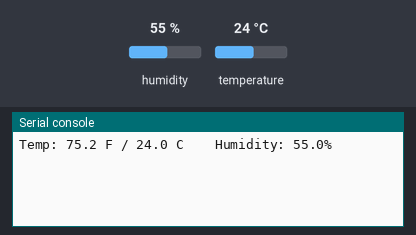
Bench run of a program on a simulated CircuitPython board. On the bench: the last lines printed to the serial console. Inputs (shaded band) come from the test bench; at power-on: humidity 55 %, temperature 24 °C.

Above: at 1.2 s.
1.3 s: humidity set to 22 %
At 3.0 s:
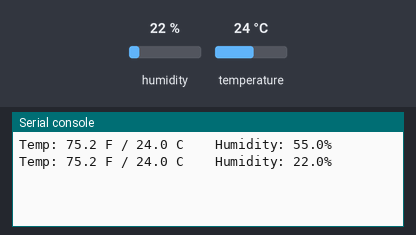
4.3 s: temperature set to 12 °C
At 5.4 s:
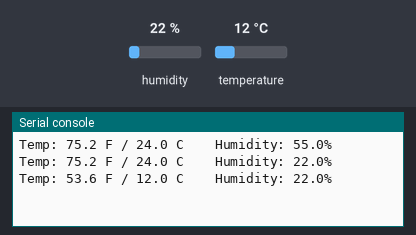
7.3 s: humidity set to 40 %
At 10.2 s:
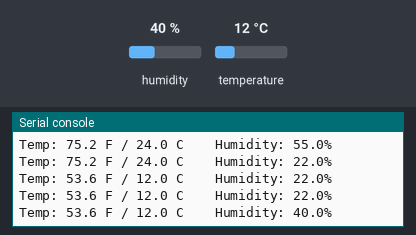
Timing chart, 0 to 11.7 s (numbered marks = the images above; inputs shaded):
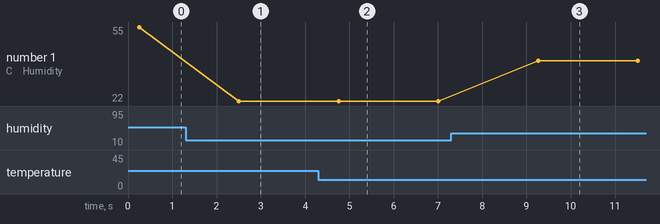

The program:

dht_test.py
```python
import time
import board
import adafruit_dht

# Initial the dht device, with data pin connected to:
dhtDevice = adafruit_dht.DHT22(board.D4)

while True:
    try:
        # Print the values to the serial port
        temperature_c = dhtDevice.temperature
        temperature_f = temperature_c * (9 / 5) + 32
        humidity = dhtDevice.humidity
        print("Temp: {:.1f} F / {:.1f} C    Humidity: {}% "
              .format(temperature_f, temperature_c, humidity))

    except RuntimeError as error:
        # Errors happen fairly often, DHT's are hard to read, just keep going
        print(error.args[0])

    time.sleep(2.0)
```

Measured:
- after the input at 1.3 s, the serial console: prints a new line after 1.2 s (image 1)
- after the input at 4.3 s, the serial console: prints a new line after 0.46 s (image 2)
- after the input at 7.3 s, the serial console: prints a new line after 2.0 s (image 3)
- plotted number 1: 55 → 22 after the input at 1.3 s, 22 → 40 after the input at 7.3 s
